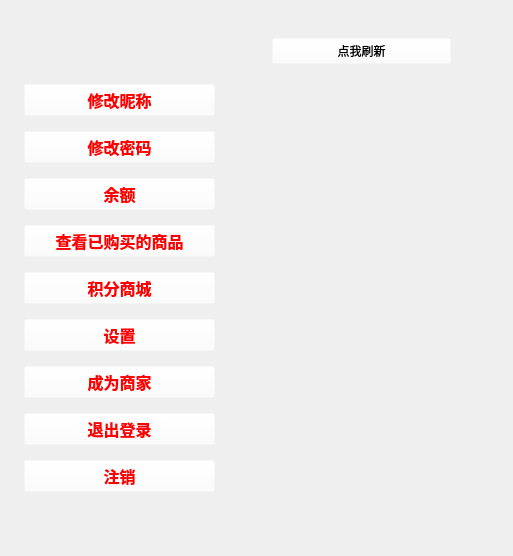
              <widget class="QWidget" name="profile">
               <layout class="QHBoxLayout" name="horizontalLayout_9">
                <item>
                 <layout class="QVBoxLayout" name="verticalLayout_5" stretch="1,17,2">
                  <item>
                   <spacer name="verticalSpacer_2">
                    <property name="orientation">
                     <enum>Qt::Vertical</enum>
                    </property>
                    <property name="sizeHint" stdset="0">
                     <size>
                      <width>20</width>
                      <height>40</height>
                     </size>
                    </property>
                   </spacer>
                  </item>
                  <item>
                   <layout class="QHBoxLayout" name="horizontalLayout_8" stretch="1,15,4,14,4">
                    <item>
                     <spacer name="horizontalSpacer_3">
                      <property name="orientation">
                       <enum>Qt::Horizontal</enum>
                      </property>
                      <property name="sizeHint" stdset="0">
                       <size>
                        <width>13</width>
                        <height>339</height>
                       </size>
                      </property>
                     </spacer>
                    </item>
                    <item>
                     <layout class="QVBoxLayout" name="verticalLayout_4">
                      <property name="spacing">
                       <number>15</number>
                      </property>
                      <item>
                       <widget class="QLabel" name="label_2">
                        <property name="font">
                         <font>
                          <pointsize>20</pointsize>
                         </font>
                        </property>
                        <property name="toolTip">
                         <string>才不是欢迎你呢(づ￣ 3￣)づ</string>
                        </property>
                        <property name="toolTipDuration">
                         <number>-2</number>
                        </property>
                        <property name="styleSheet">
                         <string notr="true">background-color: rgba(255, 255, 255, 0);
color: qradialgradient(spread:pad, cx:0.5, cy:0.5, radius:0.5, fx:0.5, fy:0.5, stop:0 rgba(0, 0, 0, 255), stop:0.19397 rgba(0, 0, 0, 255), stop:0.202312 rgba(122, 97, 0, 255), stop:0.495514 rgba(76, 58, 0, 255), stop:0.504819 rgba(255, 255, 255, 255), stop:0.79 rgba(255, 255, 255, 255), stop:1 rgba(255, 158, 158, 255));</string>
                        </property>
                        <property name="text">
                         <string/>
                        </property>
                        <property name="alignment">
                         <set>Qt::AlignCenter</set>
                        </property>
                       </widget>
                      </item>
                      <item>
                       <widget class="QPushButton" name="pushButton_6">
                        <property name="font">
                         <font>
                          <pointsize>12</pointsize>
                          <bold>true</bold>
                         </font>
                        </property>
                        <property name="toolTip">
                         <string>修改昵称</string>
                        </property>
                        <property name="toolTipDuration">
                         <number>-2</number>
                        </property>
                        <property name="styleSheet">
                         <string notr="true">QPushButton{
	background-color: rgba(255, 255, 255, 0);
	color: qlineargradient(spread:pad, x1:0, y1:0, x2:1, y2:0, stop:0 rgba(255, 0, 0, 255), stop:0.166 rgba(255, 255, 0, 255), stop:0.333 rgba(0, 255, 0, 255), stop:0.5 rgba(0, 255, 255, 255), stop:0.666 rgba(0, 0, 255, 255), stop:0.833 rgba(255, 0, 255, 255), stop:1 rgba(255, 0, 0, 255));
}
QPushButton:hover{
	color: qlineargradient(spread:pad, x1:0, y1:0, x2:1, y2:0, stop:0 rgba(0, 255, 0, 150), stop:0.166 rgba(0, 255, 255, 150), stop:0.333 rgba(0, 0, 255, 150), stop:0.5 rgba(255, 0, 255, 150), stop:0.666 rgba(255, 0, 0, 150), stop:0.833 rgba(255, 0, 0, 150), stop:1 rgba(255, 255, 0, 150));
}
QPushButton:pressed{
	color: qlineargradient(spread:pad, x1:0, y1:0, x2:1, y2:0, stop:0 rgba(0, 0, 255, 255), stop:0.166 rgba(255, 0, 255, 255), stop:0.333 rgba(255, 0, 0, 255), stop:0.5 rgba(255, 0, 0, 255), stop:0.666 rgba(255, 255, 0, 255), stop:0.833 rgba(0, 255, 0, 255), stop:1 rgba(0, 255, 255, 255));
}</string>
                        </property>
                        <property name="text">
                         <string>修改昵称</string>
                        </property>
                       </widget>
                      </item>
                      <item>
                       <widget class="QPushButton" name="pushButton_7">
                        <property name="font">
                         <font>
                          <pointsize>12</pointsize>
                          <bold>true</bold>
                         </font>
                        </property>
                        <property name="toolTip">
                         <string>修改密码</string>
                        </property>
                        <property name="toolTipDuration">
                         <number>-2</number>
                        </property>
                        <property name="styleSheet">
                         <string notr="true">QPushButton{
	background-color: rgba(255, 255, 255, 0);
	color: qlineargradient(spread:pad, x1:0, y1:0, x2:1, y2:0, stop:0 rgba(255, 0, 0, 255), stop:0.166 rgba(255, 255, 0, 255), stop:0.333 rgba(0, 255, 0, 255), stop:0.5 rgba(0, 255, 255, 255), stop:0.666 rgba(0, 0, 255, 255), stop:0.833 rgba(255, 0, 255, 255), stop:1 rgba(255, 0, 0, 255));
}
QPushButton:hover{
	color: qlineargradient(spread:pad, x1:0, y1:0, x2:1, y2:0, stop:0 rgba(0, 255, 0, 150), stop:0.166 rgba(0, 255, 255, 150), stop:0.333 rgba(0, 0, 255, 150), stop:0.5 rgba(255, 0, 255, 150), stop:0.666 rgba(255, 0, 0, 150), stop:0.833 rgba(255, 0, 0, 150), stop:1 rgba(255, 255, 0, 150));
}
QPushButton:pressed{
	color: qlineargradient(spread:pad, x1:0, y1:0, x2:1, y2:0, stop:0 rgba(0, 0, 255, 255), stop:0.166 rgba(255, 0, 255, 255), stop:0.333 rgba(255, 0, 0, 255), stop:0.5 rgba(255, 0, 0, 255), stop:0.666 rgba(255, 255, 0, 255), stop:0.833 rgba(0, 255, 0, 255), stop:1 rgba(0, 255, 255, 255));
}</string>
                        </property>
                        <property name="text">
                         <string>修改密码</string>
                        </property>
                       </widget>
                      </item>
                      <item>
                       <widget class="QPushButton" name="pushButton_8">
                        <property name="font">
                         <font>
                          <pointsize>12</pointsize>
                          <bold>true</bold>
                         </font>
                        </property>
                        <property name="toolTip">
                         <string>点我充值</string>
                        </property>
                        <property name="toolTipDuration">
                         <number>-2</number>
                        </property>
                        <property name="styleSheet">
                         <string notr="true">QPushButton{
	background-color: rgba(255, 255, 255, 0);
	color: qlineargradient(spread:pad, x1:0, y1:0, x2:1, y2:0, stop:0 rgba(255, 0, 0, 255), stop:0.166 rgba(255, 255, 0, 255), stop:0.333 rgba(0, 255, 0, 255), stop:0.5 rgba(0, 255, 255, 255), stop:0.666 rgba(0, 0, 255, 255), stop:0.833 rgba(255, 0, 255, 255), stop:1 rgba(255, 0, 0, 255));
}
QPushButton:hover{
	color: qlineargradient(spread:pad, x1:0, y1:0, x2:1, y2:0, stop:0 rgba(0, 255, 0, 150), stop:0.166 rgba(0, 255, 255, 150), stop:0.333 rgba(0, 0, 255, 150), stop:0.5 rgba(255, 0, 255, 150), stop:0.666 rgba(255, 0, 0, 150), stop:0.833 rgba(255, 0, 0, 150), stop:1 rgba(255, 255, 0, 150));
}
QPushButton:pressed{
	color: qlineargradient(spread:pad, x1:0, y1:0, x2:1, y2:0, stop:0 rgba(0, 0, 255, 255), stop:0.166 rgba(255, 0, 255, 255), stop:0.333 rgba(255, 0, 0, 255), stop:0.5 rgba(255, 0, 0, 255), stop:0.666 rgba(255, 255, 0, 255), stop:0.833 rgba(0, 255, 0, 255), stop:1 rgba(0, 255, 255, 255));
}</string>
                        </property>
                        <property name="text">
                         <string>余额</string>
                        </property>
                       </widget>
                      </item>
                      <item>
                       <widget class="QPushButton" name="pushButton_9">
                        <property name="font">
                         <font>
                          <pointsize>12</pointsize>
                          <bold>true</bold>
                         </font>
                        </property>
                        <property name="toolTip">
                         <string>查看购买的物品</string>
                        </property>
                        <property name="toolTipDuration">
                         <number>-2</number>
                        </property>
                        <property name="styleSheet">
                         <string notr="true">QPushButton{
	background-color: rgba(255, 255, 255, 0);
	color: qlineargradient(spread:pad, x1:0, y1:0, x2:1, y2:0, stop:0 rgba(255, 0, 0, 255), stop:0.166 rgba(255, 255, 0, 255), stop:0.333 rgba(0, 255, 0, 255), stop:0.5 rgba(0, 255, 255, 255), stop:0.666 rgba(0, 0, 255, 255), stop:0.833 rgba(255, 0, 255, 255), stop:1 rgba(255, 0, 0, 255));
}
QPushButton:hover{
	color: qlineargradient(spread:pad, x1:0, y1:0, x2:1, y2:0, stop:0 rgba(0, 255, 0, 150), stop:0.166 rgba(0, 255, 255, 150), stop:0.333 rgba(0, 0, 255, 150), stop:0.5 rgba(255, 0, 255, 150), stop:0.666 rgba(255, 0, 0, 150), stop:0.833 rgba(255, 0, 0, 150), stop:1 rgba(255, 255, 0, 150));
}
QPushButton:pressed{
	color: qlineargradient(spread:pad, x1:0, y1:0, x2:1, y2:0, stop:0 rgba(0, 0, 255, 255), stop:0.166 rgba(255, 0, 255, 255), stop:0.333 rgba(255, 0, 0, 255), stop:0.5 rgba(255, 0, 0, 255), stop:0.666 rgba(255, 255, 0, 255), stop:0.833 rgba(0, 255, 0, 255), stop:1 rgba(0, 255, 255, 255));
}</string>
                        </property>
                        <property name="text">
                         <string>查看已购买的商品</string>
                        </property>
                       </widget>
                      </item>
                      <item>
                       <widget class="QPushButton" name="pushButton_10">
                        <property name="font">
                         <font>
                          <pointsize>12</pointsize>
                          <bold>true</bold>
                         </font>
                        </property>
                        <property name="toolTip">
                         <string>打开积分商城</string>
                        </property>
                        <property name="toolTipDuration">
                         <number>-2</number>
                        </property>
                        <property name="styleSheet">
                         <string notr="true">QPushButton{
	background-color: rgba(255, 255, 255, 0);
	color: qlineargradient(spread:pad, x1:0, y1:0, x2:1, y2:0, stop:0 rgba(255, 0, 0, 255), stop:0.166 rgba(255, 255, 0, 255), stop:0.333 rgba(0, 255, 0, 255), stop:0.5 rgba(0, 255, 255, 255), stop:0.666 rgba(0, 0, 255, 255), stop:0.833 rgba(255, 0, 255, 255), stop:1 rgba(255, 0, 0, 255));
}
QPushButton:hover{
	color: qlineargradient(spread:pad, x1:0, y1:0, x2:1, y2:0, stop:0 rgba(0, 255, 0, 150), stop:0.166 rgba(0, 255, 255, 150), stop:0.333 rgba(0, 0, 255, 150), stop:0.5 rgba(255, 0, 255, 150), stop:0.666 rgba(255, 0, 0, 150), stop:0.833 rgba(255, 0, 0, 150), stop:1 rgba(255, 255, 0, 150));
}
QPushButton:pressed{
	color: qlineargradient(spread:pad, x1:0, y1:0, x2:1, y2:0, stop:0 rgba(0, 0, 255, 255), stop:0.166 rgba(255, 0, 255, 255), stop:0.333 rgba(255, 0, 0, 255), stop:0.5 rgba(255, 0, 0, 255), stop:0.666 rgba(255, 255, 0, 255), stop:0.833 rgba(0, 255, 0, 255), stop:1 rgba(0, 255, 255, 255));
}</string>
                        </property>
                        <property name="text">
                         <string>积分商城</string>
                        </property>
                       </widget>
                      </item>
                      <item>
                       <widget class="QPushButton" name="pushButton_11">
                        <property name="font">
                         <font>
                          <pointsize>12</pointsize>
                          <bold>true</bold>
                         </font>
                        </property>
                        <property name="toolTip">
                         <string>打开设置</string>
                        </property>
                        <property name="toolTipDuration">
                         <number>-2</number>
                        </property>
                        <property name="styleSheet">
                         <string notr="true">QPushButton{
	background-color: rgba(255, 255, 255, 0);
	color: qlineargradient(spread:pad, x1:0, y1:0, x2:1, y2:0, stop:0 rgba(255, 0, 0, 255), stop:0.166 rgba(255, 255, 0, 255), stop:0.333 rgba(0, 255, 0, 255), stop:0.5 rgba(0, 255, 255, 255), stop:0.666 rgba(0, 0, 255, 255), stop:0.833 rgba(255, 0, 255, 255), stop:1 rgba(255, 0, 0, 255));
}
QPushButton:hover{
	color: qlineargradient(spread:pad, x1:0, y1:0, x2:1, y2:0, stop:0 rgba(0, 255, 0, 150), stop:0.166 rgba(0, 255, 255, 150), stop:0.333 rgba(0, 0, 255, 150), stop:0.5 rgba(255, 0, 255, 150), stop:0.666 rgba(255, 0, 0, 150), stop:0.833 rgba(255, 0, 0, 150), stop:1 rgba(255, 255, 0, 150));
}
QPushButton:pressed{
	color: qlineargradient(spread:pad, x1:0, y1:0, x2:1, y2:0, stop:0 rgba(0, 0, 255, 255), stop:0.166 rgba(255, 0, 255, 255), stop:0.333 rgba(255, 0, 0, 255), stop:0.5 rgba(255, 0, 0, 255), stop:0.666 rgba(255, 255, 0, 255), stop:0.833 rgba(0, 255, 0, 255), stop:1 rgba(0, 255, 255, 255));
}</string>
                        </property>
                        <property name="text">
                         <string>设置</string>
                        </property>
                       </widget>
                      </item>
                      <item>
                       <widget class="QPushButton" name="pushButton_12">
                        <property name="font">
                         <font>
                          <pointsize>12</pointsize>
                          <bold>true</bold>
                         </font>
                        </property>
                        <property name="toolTip">
                         <string>点我注册成商家</string>
                        </property>
                        <property name="toolTipDuration">
                         <number>-2</number>
                        </property>
                        <property name="styleSheet">
                         <string notr="true">QPushButton{
	background-color: rgba(255, 255, 255, 0);
	color: qlineargradient(spread:pad, x1:0, y1:0, x2:1, y2:0, stop:0 rgba(255, 0, 0, 255), stop:0.166 rgba(255, 255, 0, 255), stop:0.333 rgba(0, 255, 0, 255), stop:0.5 rgba(0, 255, 255, 255), stop:0.666 rgba(0, 0, 255, 255), stop:0.833 rgba(255, 0, 255, 255), stop:1 rgba(255, 0, 0, 255));
}
QPushButton:hover{
	color: qlineargradient(spread:pad, x1:0, y1:0, x2:1, y2:0, stop:0 rgba(0, 255, 0, 150), stop:0.166 rgba(0, 255, 255, 150), stop:0.333 rgba(0, 0, 255, 150), stop:0.5 rgba(255, 0, 255, 150), stop:0.666 rgba(255, 0, 0, 150), stop:0.833 rgba(255, 0, 0, 150), stop:1 rgba(255, 255, 0, 150));
}
QPushButton:pressed{
	color: qlineargradient(spread:pad, x1:0, y1:0, x2:1, y2:0, stop:0 rgba(0, 0, 255, 255), stop:0.166 rgba(255, 0, 255, 255), stop:0.333 rgba(255, 0, 0, 255), stop:0.5 rgba(255, 0, 0, 255), stop:0.666 rgba(255, 255, 0, 255), stop:0.833 rgba(0, 255, 0, 255), stop:1 rgba(0, 255, 255, 255));
}</string>
                        </property>
                        <property name="text">
                         <string>成为商家</string>
                        </property>
                       </widget>
                      </item>
                      <item>
                       <widget class="QPushButton" name="pushButton_16">
                        <property name="font">
                         <font>
                          <pointsize>12</pointsize>
                          <bold>true</bold>
                         </font>
                        </property>
                        <property name="toolTip">
                         <string>撒哟拉拉＞﹏＜</string>
                        </property>
                        <property name="toolTipDuration">
                         <number>-2</number>
                        </property>
                        <property name="styleSheet">
                         <string notr="true">QPushButton{
	background-color: rgba(255, 255, 255, 0);
	color: qlineargradient(spread:pad, x1:0, y1:0, x2:1, y2:0, stop:0 rgba(255, 0, 0, 255), stop:0.166 rgba(255, 255, 0, 255), stop:0.333 rgba(0, 255, 0, 255), stop:0.5 rgba(0, 255, 255, 255), stop:0.666 rgba(0, 0, 255, 255), stop:0.833 rgba(255, 0, 255, 255), stop:1 rgba(255, 0, 0, 255));
}
QPushButton:hover{
	color: qlineargradient(spread:pad, x1:0, y1:0, x2:1, y2:0, stop:0 rgba(0, 255, 0, 150), stop:0.166 rgba(0, 255, 255, 150), stop:0.333 rgba(0, 0, 255, 150), stop:0.5 rgba(255, 0, 255, 150), stop:0.666 rgba(255, 0, 0, 150), stop:0.833 rgba(255, 0, 0, 150), stop:1 rgba(255, 255, 0, 150));
}
QPushButton:pressed{
	color: qlineargradient(spread:pad, x1:0, y1:0, x2:1, y2:0, stop:0 rgba(0, 0, 255, 255), stop:0.166 rgba(255, 0, 255, 255), stop:0.333 rgba(255, 0, 0, 255), stop:0.5 rgba(255, 0, 0, 255), stop:0.666 rgba(255, 255, 0, 255), stop:0.833 rgba(0, 255, 0, 255), stop:1 rgba(0, 255, 255, 255));
}</string>
                        </property>
                        <property name="text">
                         <string>退出登录</string>
                        </property>
                       </widget>
                      </item>
                      <item>
                       <widget class="QPushButton" name="pushButton_14">
                        <property name="font">
                         <font>
                          <pointsize>12</pointsize>
                          <bold>true</bold>
                         </font>
                        </property>
                        <property name="styleSheet">
                         <string notr="true">QPushButton{
	background-color: rgba(255, 255, 255, 0);
	color: qlineargradient(spread:pad, x1:0, y1:0, x2:1, y2:0, stop:0 rgba(255, 0, 0, 255), stop:0.166 rgba(255, 255, 0, 255), stop:0.333 rgba(0, 255, 0, 255), stop:0.5 rgba(0, 255, 255, 255), stop:0.666 rgba(0, 0, 255, 255), stop:0.833 rgba(255, 0, 255, 255), stop:1 rgba(255, 0, 0, 255));
}
QPushButton:hover{
	color: qlineargradient(spread:pad, x1:0, y1:0, x2:1, y2:0, stop:0 rgba(0, 255, 0, 150), stop:0.166 rgba(0, 255, 255, 150), stop:0.333 rgba(0, 0, 255, 150), stop:0.5 rgba(255, 0, 255, 150), stop:0.666 rgba(255, 0, 0, 150), stop:0.833 rgba(255, 0, 0, 150), stop:1 rgba(255, 255, 0, 150));
}
QPushButton:pressed{
	color: qlineargradient(spread:pad, x1:0, y1:0, x2:1, y2:0, stop:0 rgba(0, 0, 255, 255), stop:0.166 rgba(255, 0, 255, 255), stop:0.333 rgba(255, 0, 0, 255), stop:0.5 rgba(255, 0, 0, 255), stop:0.666 rgba(255, 255, 0, 255), stop:0.833 rgba(0, 255, 0, 255), stop:1 rgba(0, 255, 255, 255));
}</string>
                        </property>
                        <property name="text">
                         <string>注销</string>
                        </property>
                       </widget>
                      </item>
                     </layout>
                    </item>
                    <item>
                     <spacer name="horizontalSpacer_5">
                      <property name="orientation">
                       <enum>Qt::Horizontal</enum>
                      </property>
                      <property name="sizeHint" stdset="0">
                       <size>
                        <width>40</width>
                        <height>20</height>
                       </size>
                      </property>
                     </spacer>
                    </item>
                    <item>
                     <layout class="QVBoxLayout" name="verticalLayout_7">
                      <item>
                       <widget class="QPushButton" name="pushButton_15">
                        <property name="font">
                         <font>
                          <pointsize>9</pointsize>
                         </font>
                        </property>
                        <property name="toolTip">
                         <string>请等待十几秒</string>
                        </property>
                        <property name="toolTipDuration">
                         <number>-2</number>
                        </property>
                        <property name="styleSheet">
                         <string notr="true">QPushButton{
	background-color: rgba(255, 255, 255, 0);
	color: qlineargradient(spread:pad, x1:0, y1:1, x2:0, y2:0, stop:0 rgba(0, 0, 0, 255), stop:0.05 rgba(14, 8, 73, 255), stop:0.36 rgba(28, 17, 145, 255), stop:0.6 rgba(126, 14, 81, 255), stop:0.75 rgba(234, 11, 11, 255), stop:0.79 rgba(244, 70, 5, 255), stop:0.86 rgba(255, 136, 0, 255), stop:0.935 rgba(239, 236, 55, 255));
}
QPushButton:hover{
	color: rgb(255, 0, 0);
}
QPushButton:pressed{
	color: rgb(0, 0, 0);
}</string>
                        </property>
                        <property name="text">
                         <string>点我刷新</string>
                        </property>
                       </widget>
                      </item>
                      <item>
                       <widget class="QTextBrowser" name="textBrowser">
                        <property name="sizePolicy">
                         <sizepolicy hsizetype="Fixed" vsizetype="Expanding">
                          <horstretch>0</horstretch>
                          <verstretch>0</verstretch>
                         </sizepolicy>
                        </property>
                        <property name="minimumSize">
                         <size>
                          <width>20</width>
                          <height>0</height>
                         </size>
                        </property>
                        <property name="maximumSize">
                         <size>
                          <width>16777215</width>
                          <height>16777215</height>
                         </size>
                        </property>
                        <property name="font">
                         <font>
                          <family>萝莉体 第二版</family>
                          <pointsize>18</pointsize>
                          <italic>false</italic>
                          <bold>false</bold>
                         </font>
                        </property>
                        <property name="toolTip">
                         <string>我真不是舔狗</string>
                        </property>
                        <property name="toolTipDuration">
                         <number>-2</number>
                        </property>
                        <property name="styleSheet">
                         <string notr="true">background-color: rgba(255, 255, 255, 0);
font: 18pt &quot;萝莉体 第二版&quot;;
border-radius:0px;
color: rgb(170, 0, 255);</string>
                        </property>
                        <property name="verticalScrollBarPolicy">
                         <enum>Qt::ScrollBarAsNeeded</enum>
                        </property>
                        <property name="horizontalScrollBarPolicy">
                         <enum>Qt::ScrollBarAsNeeded</enum>
                        </property>
                        <property name="markdown">
                         <string/>
                        </property>
                        <property name="html">
                         <string>&lt;!DOCTYPE HTML PUBLIC &quot;-//W3C//DTD HTML 4.0//EN&quot; &quot;http://www.w3.org/TR/REC-html40/strict.dtd&quot;&gt;
&lt;html&gt;&lt;head&gt;&lt;meta name=&quot;qrichtext&quot; content=&quot;1&quot; /&gt;&lt;meta charset=&quot;utf-8&quot; /&gt;&lt;style type=&quot;text/css&quot;&gt;
p, li { white-space: pre-wrap; }
hr { height: 1px; border-width: 0; }
&lt;/style&gt;&lt;/head&gt;&lt;body style=&quot; font-family:'萝莉体 第二版'; font-size:18pt; font-weight:400; font-style:normal;&quot;&gt;
&lt;p style=&quot;-qt-paragraph-type:empty; margin-top:0px; margin-bottom:0px; margin-left:0px; margin-right:0px; -qt-block-indent:0; text-indent:0px;&quot;&gt;&lt;br /&gt;&lt;/p&gt;&lt;/body&gt;&lt;/html&gt;</string>
                        </property>
                        <property name="placeholderText">
                         <string/>
                        </property>
                       </widget>
                      </item>
                     </layout>
                    </item>
                    <item>
                     <spacer name="horizontalSpacer_4">
                      <property name="orientation">
                       <enum>Qt::Horizontal</enum>
                      </property>
                      <property name="sizeHint" stdset="0">
                       <size>
                        <width>40</width>
                        <height>20</height>
                       </size>
                      </property>
                     </spacer>
                    </item>
                   </layout>
                  </item>
                  <item>
                   <spacer name="verticalSpacer_3">
                    <property name="orientation">
                     <enum>Qt::Vertical</enum>
                    </property>
                    <property name="sizeHint" stdset="0">
                     <size>
                      <width>20</width>
                      <height>40</height>
                     </size>
                    </property>
                   </spacer>
                  </item>
                 </layout>
                </item>
               </layout>
              </widget>
